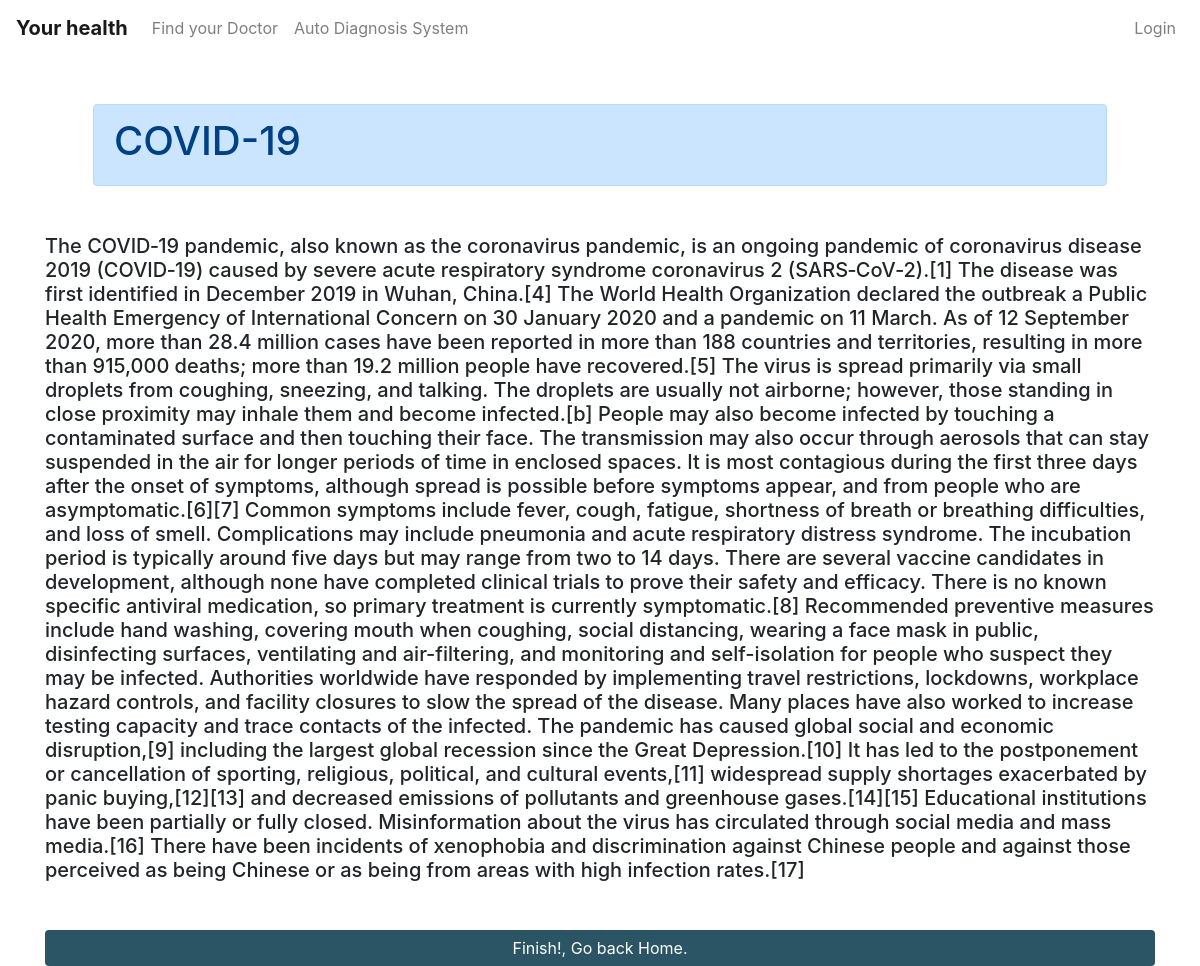
Page /auto-diagnosis/report/3/ on the committed database.
### autodiagnosis/models.py (models this page shows, shortened)
class Correlated_Report(models.Model):
    symptom = models.ForeignKey(to=Symptom, on_delete=models.CASCADE)
    report = models.ForeignKey(to=Report, on_delete=models.CASCADE)

class Report(models.Model):
    report_title = models.CharField(max_length=500, null=False)
    report_body = models.TextField(blank=False, null=False)

### autodiagnosis/views.py (the view)
# urls.py: path("report/<int:id>/", report_view),
def report_view(request, id):
    report = Correlated_Report.objects.get(id=id)
    context = {}
    if report:
        context["report"] = report
    else:
        return HttpResponse("Error 404!!, please go back to home page.")
    return render(request, "auto_diagnosis/report.html", context=context)

### templates/auto_diagnosis/report.html (shortened to what this page needs)
{% extends 'base.html' %}
{% block content %}
<div class="container">
    <div class="alert alert-primary m-5">
        <h1>{{report.report.report_title}}</h1>
    </div>
    <h5> {{report.report.report_body}}</h5>
    <a href="/" class="btn btn-success btn-block mt-5 mb-5">Finish!, Go back Home.</a>
</div>
{% endblock content %}

### static/css/style.css (style rules this page uses)
html, body { height: 100%; width: 100%; left: 0; top: 0; bottom: 0; right: 0; margin: 0; }
.btn { background-color: #2B5464; border: none; }

### rows in the picture
Correlated_Report: report.report_title "COVID-19", report.report_body "The COVID‑19 pandemic, also known as the coronavirus pandemic, is an ongoing pandemic of coronavirus disease 2019 (COVID‑19) caused by severe acute respiratory syndrome coronavirus 2 (SARS‑CoV‑2).[1] The disease was first identified in December 2019 in Wuhan, China.[4] The World Health Organization declared the outbreak a Public Health Emergency of International Concern on 30 January 2020 and a pandemic on 11 March. As of 12 September 2020, more than 28.4 million cases have been reported in more than 188 countries and territories, resulting in more than 915,000 deaths; more than 19.2 million people have recovered.[5] The virus is spread primarily via small droplets from coughing, sneezing,…"
